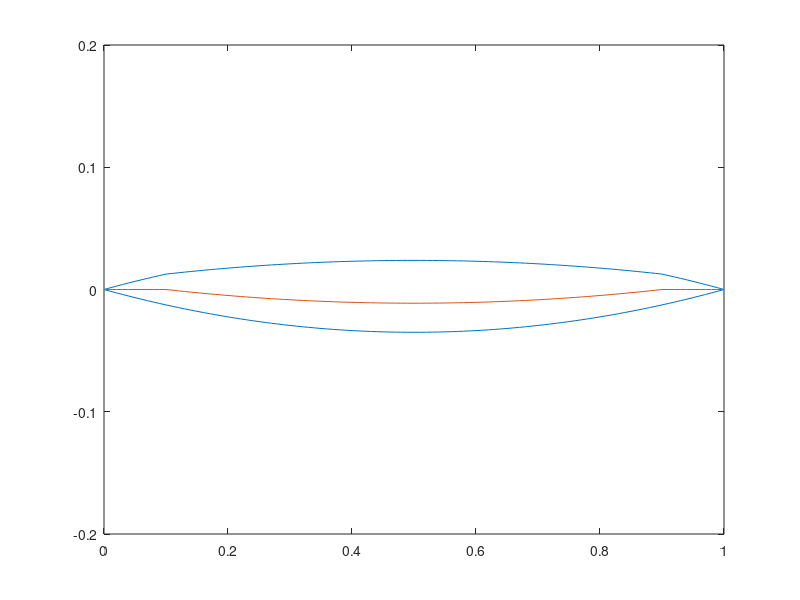
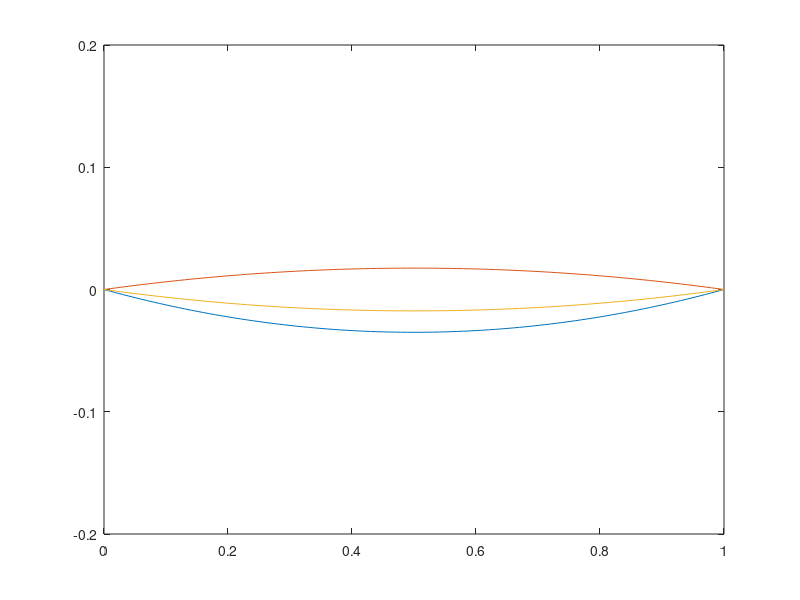

Reproduce these figures in MATLAB, in order.
t = 0.07;
c = 1;
dx = 0.01;
%% Segment 1 - Biconvex
x1 = 0:dx:0.1;
y1 = 2*(t/c).*x1.*(1-x1);
dydx1 = 2*(t/c) - 4*(t/c)*x1(end);
%% Segment 2 - Ellipse
t2 = t - 0.5*t;
x2start = (-dydx1 + 2*(t2/c))/(4*(t2/c));
x2 = (0.1+x2start):dx:(0.9+x2start);
% b = sqrt((dydx1*(1/x2(1)))^2*(1-x2(1)^2));
% y2 = sqrt((1- (x2.^2/(c^2))*b^2));
x2 = x2 - x2start;
y2 = 2*(t2/c).*x2.*(1-x2);
yup = y1(end) - y2(1);
y2 = y2 + yup;

%% Segment 3 - Biconvex
x3 = 0.9:dx:1;
y3 = 2*(t/c).*x3.*(1-x3);


%% Segment 4 - Bottom Biconvex

x4 = 1:-dx:0;
y4 = -2*(t/c).*x4.*(1-x4);

plot([x1,x2,x3,x4],[y1,y2,y3,y4])
ylim([-.2 .2])
hold on
camber = [y1(1:end-1),y2(1:end-1),y3]+y4;
plot(x4,camber)
%% Two Biconvex

t = 0.07;

x5 = 0:dx:1;
y5 = 2*((t-0.5*t)/c).*x5.*(1-x5);
figure

plot(x4,y4)
hold on
plot(x5,y5)
ylim([-.2 .2])
plot(x4,y4+y5)
